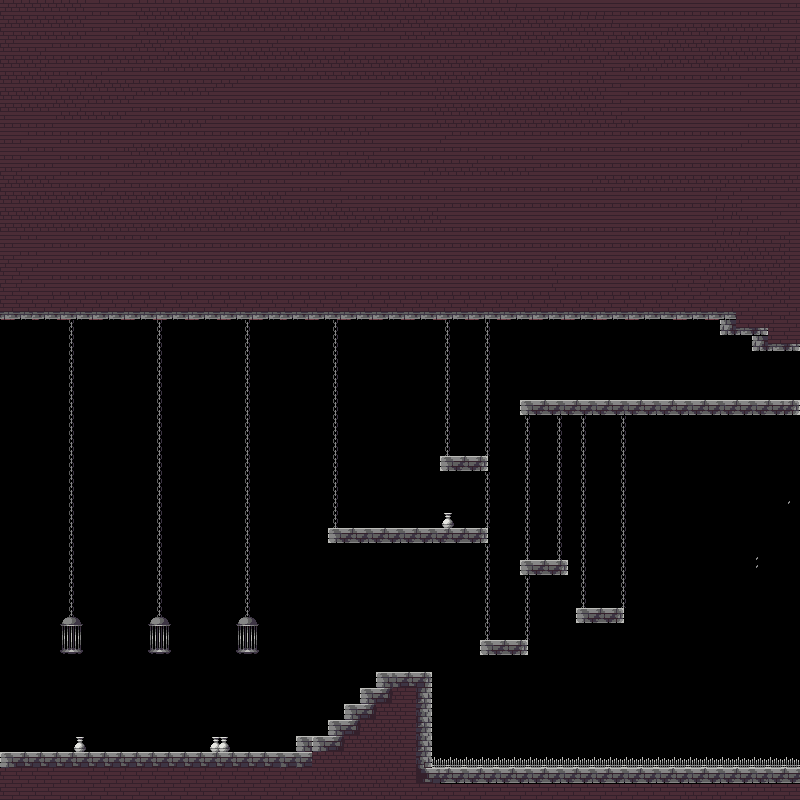

Rendered tile map (Tiled .tmx) drawn with the repository's tilesets; below, a short description and the map source with its tile grids summarised:
An orthogonal 100x100 tile map with 8x8 px tiles, 2 tile layers (Capa de patrones 1, Tile Layer 2), 2 tilesets and 37 objects (2x salida, 0, 1, zona/torre, esFinal/false, ...).

<map version="1.2" tiledversion="1.3.3" orientation="orthogonal" renderorder="left-up" compressionlevel="0" width="100" height="100" tilewidth="8" tileheight="8" infinite="0" nextlayerid="14" nextobjectid="56">
 <editorsettings>
  <export target="." format="tmx" />
 </editorsettings>
 <tileset firstgid="1" name="Assets" tilewidth="8" tileheight="8" tilecount="1288" columns="46">
  <image source="Assets.png" width="368" height="224" />
 </tileset>
 <tileset firstgid="1289" name="prueba_castillo" tilewidth="8" tileheight="8" tilecount="10000" columns="100">
  <image source="prueba_castillo.png" width="800" height="800" />
 </tileset>
 <layer id="2" name="Capa de patrones 1" width="100" height="100">
  <data>[10000 cells, 5254 non-empty, 88 distinct tile ids]</data>
 </layer>
 <layer id="12" name="Tile Layer 2" width="100" height="100">
  <data>[10000 cells, 295 non-empty, 33 distinct tile ids]</data>
 </layer>
 <objectgroup id="4" name="Entradas">
  <object id="1" name="0" x="21" y="712" width="40" height="40" />
  <object id="53" name="1" x="743" y="357" width="36" height="42" />
 </objectgroup>
 <objectgroup id="13" name="Metadata">
  <object id="54" name="zona/torre" x="-37.7495" y="123.412" />
  <object id="59" name="esFinal/false" x="-37.7495" y="123.412" />
 </objectgroup>
 <objectgroup id="11" name="Salidas">
  <object id="49" name="Hub_World/0" x="802" y="350" width="32" height="51" />
  <object id="52" name="Prueba_Beta/0" x="-27" y="321" width="27" height="429" />
 </objectgroup>
 <objectgroup id="5" name="1">
  <object id="11" x="341" y="487.5" width="40" height="40" />
 </objectgroup>
 <objectgroup id="9" name="Hitboxes">
  <object id="23" x="0.5" y="751.5" width="311.5" height="8" />
  <object id="24" x="297" y="736.5" width="31.5" height="14" />
  <object id="25" x="328.5" y="720" width="15.5" height="15.5" />
  <object id="26" x="344" y="704.5" width="16.5" height="15" />
  <object id="28" x="359.5" y="688.5" width="17" height="16" />
  <object id="29" x="377" y="672" width="54" height="16.5" />
  <object id="30" x="418.5" y="689" width="13" height="78" />
  <object id="31" x="480" y="640.5" width="49" height="15.5" />
  <object id="32" x="519.5" y="560.5" width="48.5" height="14" />
  <object id="33" x="575.5" y="608" width="48.5" height="16" />
  <object id="34" x="520" y="400" width="280.5" height="15.5" />
  <object id="35" x="439.5" y="455.5" width="48" height="16" />
  <object id="36" x="328.5" y="528.5" width="159" height="15.5" />
  <object id="37" x="752" y="344" width="47.5" height="7" />
  <object id="38" x="752" y="328" width="15" height="14" />
  <object id="41" x="720" y="312.5" width="31" height="22" />
  <object id="42" x="273" y="290" width="446" height="30" />
  <object id="43" x="-1" y="312.5" width="273.5" height="7.5" />
  <object id="53" x="432" y="763" width="368.5" height="12.5" />
  <object id="59" x="800.75" y="400" width="19.25" height="400" />
 </objectgroup>
 <objectgroup id="16" name="11">
  <object id="58" x="432.25" y="712.75" width="48.25" height="17.5" />
 </objectgroup>
 <objectgroup id="10" name="ZonasLetales">
  <object id="44" x="432" y="755" width="368.5" height="12.5" />
 </objectgroup>
 <objectgroup id="6" name="2">
  <object id="13" x="686.5" y="360" width="40" height="40" />
 </objectgroup>
 <objectgroup id="7" name="Palancas">
  <object id="15" name="salida" x="382.5" y="507" width="20" height="20" />
 </objectgroup>
 <objectgroup id="4" name="NPC">
  <object id="56" name="tendero" x="100" y="722" width="24" height="24" />
  <object id="57" name="nota" x="157.455" y="727.636" width="24" height="24" />
 </objectgroup>
 <objectgroup id="7" name="Monedas">
  <object id="15" x="360.5" y="510" width="16" height="16" />
  <object id="21" x="743" y="357.5" width="16" height="16" />
 </objectgroup>
 <objectgroup id="8" name="Puertas">
  <object id="21" name="salida" x="783" y="352.5" width="18" height="48" />
 </objectgroup>
 <objectgroup id="15" name="6">
  <object id="57" x="247.5" y="720.25" width="32.5" height="31" />
 </objectgroup>
</map>
